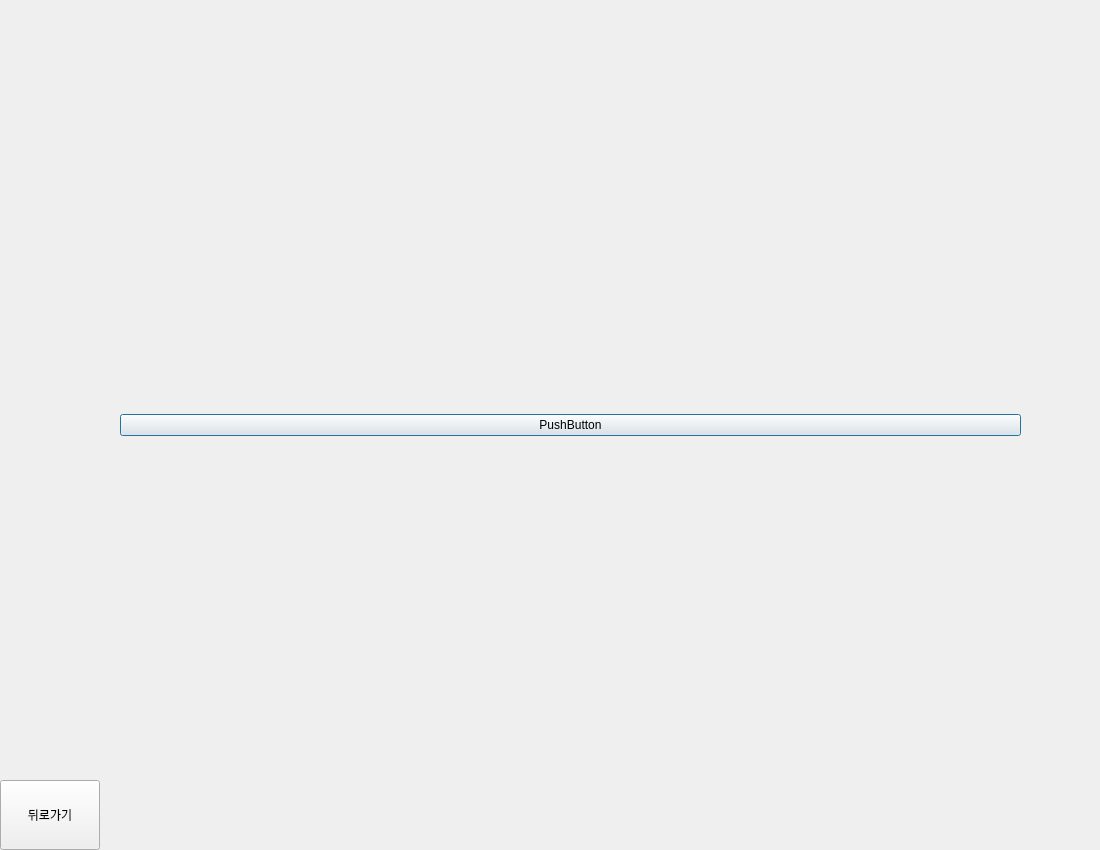
<?xml version="1.0" encoding="UTF-8"?>
<ui version="4.0">
 <class>Dialog</class>
 <widget class="QDialog" name="Dialog">
  <property name="geometry">
   <rect>
    <x>0</x>
    <y>0</y>
    <width>1100</width>
    <height>850</height>
   </rect>
  </property>
  <property name="windowTitle">
   <string>Dialog</string>
  </property>
  <widget class="QWidget" name="gridLayoutWidget">
   <property name="geometry">
    <rect>
     <x>120</x>
     <y>60</y>
     <width>901</width>
     <height>731</height>
    </rect>
   </property>
   <layout class="QGridLayout" name="logic_pan">
    <item row="0" column="0">
     <widget class="QPushButton" name="game_Button">
      <property name="text">
       <string>PushButton</string>
      </property>
     </widget>
    </item>
   </layout>
  </widget>
  <widget class="QPushButton" name="backButton">
   <property name="geometry">
    <rect>
     <x>0</x>
     <y>780</y>
     <width>100</width>
     <height>70</height>
    </rect>
   </property>
   <property name="text">
    <string>뒤로가기</string>
   </property>
  </widget>
  <widget class="QLabel" name="heart">
   <property name="geometry">
    <rect>
     <x>930</x>
     <y>10</y>
     <width>140</width>
     <height>30</height>
    </rect>
   </property>
   <property name="text">
    <string/>
   </property>
  </widget>
  <widget class="QLabel" name="time">
   <property name="geometry">
    <rect>
     <x>800</x>
     <y>10</y>
     <width>140</width>
     <height>30</height>
    </rect>
   </property>
   <property name="text">
    <string/>
   </property>
  </widget>
 </widget>
 <resources/>
 <connections/>
</ui>
